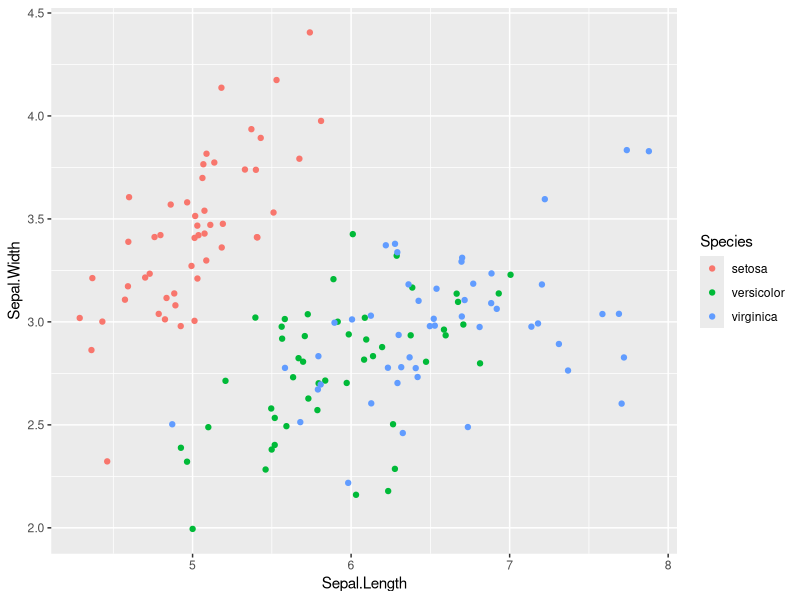
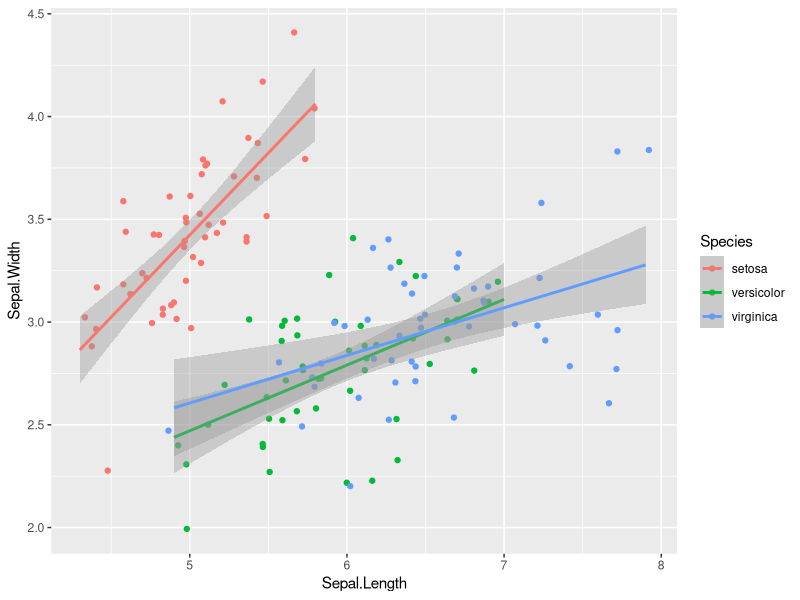

R code for these plots, in order:
library(ggplot2)
ggplot(iris,aes(Sepal.Length,Sepal.Width,color=Species)) + geom_jitter()

###Cambios

ggplot(iris,aes(Sepal.Length,Sepal.Width,color=Species)) + geom_jitter() + geom_smooth(method="lm")
